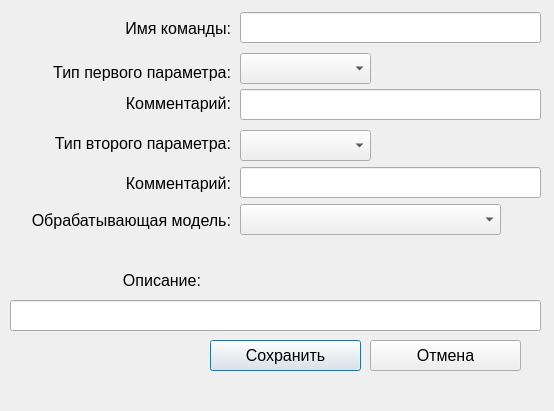
<?xml version="1.0" encoding="UTF-8"?>
<ui version="4.0">
 <class>addcommand</class>
 <widget class="QDialog" name="addcommand">
  <property name="geometry">
   <rect>
    <x>0</x>
    <y>0</y>
    <width>554</width>
    <height>411</height>
   </rect>
  </property>
  <property name="windowTitle">
   <string>Dialog</string>
  </property>
  <widget class="QLineEdit" name="eName">
   <property name="geometry">
    <rect>
     <x>240</x>
     <y>12</y>
     <width>301</width>
     <height>31</height>
    </rect>
   </property>
   <property name="font">
    <font>
     <pointsize>12</pointsize>
    </font>
   </property>
  </widget>
  <widget class="QLabel" name="label_2">
   <property name="geometry">
    <rect>
     <x>10</x>
     <y>270</y>
     <width>191</width>
     <height>20</height>
    </rect>
   </property>
   <property name="font">
    <font>
     <pointsize>12</pointsize>
    </font>
   </property>
   <property name="text">
    <string>Описание:</string>
   </property>
   <property name="alignment">
    <set>Qt::AlignRight|Qt::AlignTrailing|Qt::AlignVCenter</set>
   </property>
  </widget>
  <widget class="QLabel" name="label">
   <property name="geometry">
    <rect>
     <x>10</x>
     <y>18</y>
     <width>221</width>
     <height>20</height>
    </rect>
   </property>
   <property name="font">
    <font>
     <pointsize>12</pointsize>
    </font>
   </property>
   <property name="text">
    <string>Имя команды:</string>
   </property>
   <property name="alignment">
    <set>Qt::AlignRight|Qt::AlignTrailing|Qt::AlignVCenter</set>
   </property>
  </widget>
  <widget class="QPushButton" name="bAdd">
   <property name="geometry">
    <rect>
     <x>210</x>
     <y>340</y>
     <width>151</width>
     <height>31</height>
    </rect>
   </property>
   <property name="font">
    <font>
     <pointsize>12</pointsize>
    </font>
   </property>
   <property name="text">
    <string>Сохранить</string>
   </property>
  </widget>
  <widget class="QPushButton" name="bCancel">
   <property name="geometry">
    <rect>
     <x>370</x>
     <y>340</y>
     <width>151</width>
     <height>31</height>
    </rect>
   </property>
   <property name="font">
    <font>
     <pointsize>12</pointsize>
    </font>
   </property>
   <property name="text">
    <string>Отмена</string>
   </property>
  </widget>
  <widget class="QLineEdit" name="eDescription">
   <property name="geometry">
    <rect>
     <x>10</x>
     <y>300</y>
     <width>531</width>
     <height>31</height>
    </rect>
   </property>
   <property name="font">
    <font>
     <pointsize>10</pointsize>
    </font>
   </property>
  </widget>
  <widget class="QLabel" name="label_5">
   <property name="geometry">
    <rect>
     <x>10</x>
     <y>210</y>
     <width>221</width>
     <height>20</height>
    </rect>
   </property>
   <property name="font">
    <font>
     <pointsize>12</pointsize>
    </font>
   </property>
   <property name="text">
    <string>Обрабатывающая модель:</string>
   </property>
   <property name="alignment">
    <set>Qt::AlignRight|Qt::AlignTrailing|Qt::AlignVCenter</set>
   </property>
  </widget>
  <widget class="QComboBox" name="cbModel">
   <property name="geometry">
    <rect>
     <x>240</x>
     <y>204</y>
     <width>261</width>
     <height>31</height>
    </rect>
   </property>
   <property name="font">
    <font>
     <pointsize>12</pointsize>
    </font>
   </property>
  </widget>
  <widget class="QComboBox" name="cbPar1Type">
   <property name="geometry">
    <rect>
     <x>240</x>
     <y>53</y>
     <width>131</width>
     <height>31</height>
    </rect>
   </property>
   <property name="font">
    <font>
     <pointsize>12</pointsize>
    </font>
   </property>
  </widget>
  <widget class="QComboBox" name="cbPar2Type">
   <property name="geometry">
    <rect>
     <x>240</x>
     <y>130</y>
     <width>131</width>
     <height>31</height>
    </rect>
   </property>
   <property name="font">
    <font>
     <pointsize>12</pointsize>
    </font>
   </property>
  </widget>
  <widget class="QLabel" name="label_3">
   <property name="geometry">
    <rect>
     <x>10</x>
     <y>62</y>
     <width>221</width>
     <height>20</height>
    </rect>
   </property>
   <property name="font">
    <font>
     <pointsize>12</pointsize>
    </font>
   </property>
   <property name="text">
    <string>Тип первого параметра:</string>
   </property>
   <property name="alignment">
    <set>Qt::AlignRight|Qt::AlignTrailing|Qt::AlignVCenter</set>
   </property>
  </widget>
  <widget class="QLabel" name="label_4">
   <property name="geometry">
    <rect>
     <x>10</x>
     <y>133</y>
     <width>221</width>
     <height>20</height>
    </rect>
   </property>
   <property name="font">
    <font>
     <pointsize>12</pointsize>
    </font>
   </property>
   <property name="text">
    <string>Тип второго параметра:</string>
   </property>
   <property name="alignment">
    <set>Qt::AlignRight|Qt::AlignTrailing|Qt::AlignVCenter</set>
   </property>
  </widget>
  <widget class="QLineEdit" name="ePar1Com">
   <property name="geometry">
    <rect>
     <x>240</x>
     <y>89</y>
     <width>301</width>
     <height>31</height>
    </rect>
   </property>
   <property name="font">
    <font>
     <pointsize>12</pointsize>
    </font>
   </property>
  </widget>
  <widget class="QLineEdit" name="ePar2Com">
   <property name="geometry">
    <rect>
     <x>240</x>
     <y>167</y>
     <width>301</width>
     <height>31</height>
    </rect>
   </property>
   <property name="font">
    <font>
     <pointsize>12</pointsize>
    </font>
   </property>
  </widget>
  <widget class="QLabel" name="label_6">
   <property name="geometry">
    <rect>
     <x>70</x>
     <y>93</y>
     <width>161</width>
     <height>20</height>
    </rect>
   </property>
   <property name="font">
    <font>
     <pointsize>12</pointsize>
    </font>
   </property>
   <property name="text">
    <string>Комментарий:</string>
   </property>
   <property name="alignment">
    <set>Qt::AlignRight|Qt::AlignTrailing|Qt::AlignVCenter</set>
   </property>
  </widget>
  <widget class="QLabel" name="label_7">
   <property name="geometry">
    <rect>
     <x>70</x>
     <y>173</y>
     <width>161</width>
     <height>20</height>
    </rect>
   </property>
   <property name="font">
    <font>
     <pointsize>12</pointsize>
    </font>
   </property>
   <property name="text">
    <string>Комментарий:</string>
   </property>
   <property name="alignment">
    <set>Qt::AlignRight|Qt::AlignTrailing|Qt::AlignVCenter</set>
   </property>
  </widget>
 </widget>
 <tabstops>
  <tabstop>eName</tabstop>
  <tabstop>cbPar1Type</tabstop>
  <tabstop>ePar1Com</tabstop>
  <tabstop>cbPar2Type</tabstop>
  <tabstop>ePar2Com</tabstop>
  <tabstop>cbModel</tabstop>
  <tabstop>eDescription</tabstop>
  <tabstop>bAdd</tabstop>
  <tabstop>bCancel</tabstop>
 </tabstops>
 <resources/>
 <connections/>
</ui>
